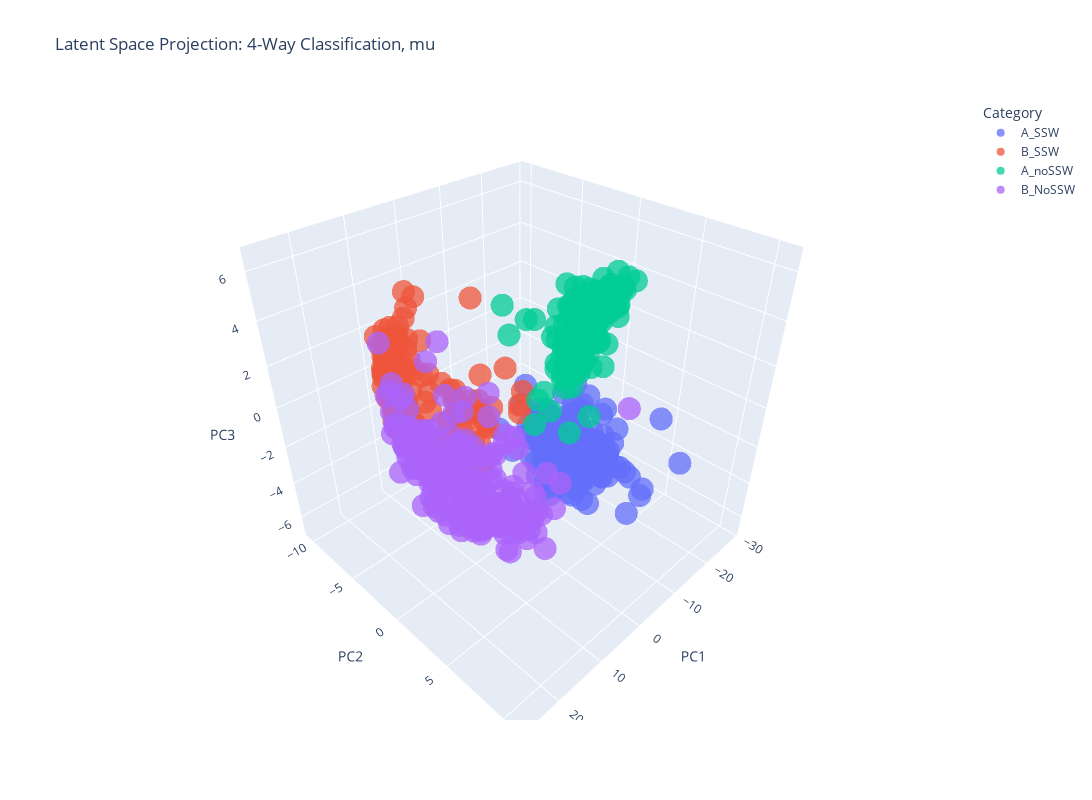

The cell this chart's notebook holds for it:
### Markdown cell above
# Principal Component Analysis

### Code cell
import numpy as np
import torch
import matplotlib.pyplot as plt
from matplotlib.backends.backend_pdf import PdfPages
from sklearn.decomposition import PCA
import plotly.express as px
import pandas as pd
import seaborn as sns

# Load data
data = np.load("long_run_310k.npy")
zonal_wind = data[:, 0, 63]
upper, lower = 53.8 / 2.8935, 7.41

def detect_transitions_A_to_B(u_series, upper, lower):
    transitions = []
    i = 1
    while i < len(u_series) - 1:
        if u_series[i - 1] > upper and u_series[i] <= upper:  # exited A
            j = i + 1
            while j < len(u_series) and u_series[j] <= upper:
                if u_series[j] < lower:  # entered B
                    transitions.append(i)
                    break
                j += 1
            i = j
        else:
            i += 1
    return np.array(transitions)


def detect_transitions_B_to_A(u_series, upper, lower):
    transitions = []
    i = 1
    while i < len(u_series) - 1:
        if u_series[i - 1] < lower and u_series[i] >= lower:  # exited B
            j = i + 1
            while j < len(u_series) and u_series[j] >= lower:
                if u_series[j] > upper:  # entered A
                    transitions.append(i)
                    break
                j += 1
            i = j
        else:
            i += 1
    return np.array(transitions)


ssw_indices_A = detect_transitions_A_to_B(zonal_wind, upper, lower)
ssw_indices_B = detect_transitions_B_to_A(zonal_wind, upper, lower)

transition_indices = np.union1d(ssw_indices_A, ssw_indices_B)
total_len = len(data)
non_ssw_sample_A = np.where((zonal_wind > upper) & (~np.isin(np.arange(total_len), transition_indices)))[0]

non_ssw_sample_B = np.where((zonal_wind < lower) & (~np.isin(np.arange(total_len), transition_indices)))[0]

n_samples = min(len(ssw_indices_A), len(non_ssw_sample_A), len(non_ssw_sample_B))
rng = np.random.default_rng(2026)
#302713
non_ssw_sample_A = rng.choice(non_ssw_sample_A, size=n_samples, replace=False)
non_ssw_sample_B = rng.choice(non_ssw_sample_B, size=n_samples, replace=False)

X = np.vstack([
    data[ssw_indices_A, 0],
    data[ssw_indices_B, 0],
    data[non_ssw_sample_A, 0],
    data[non_ssw_sample_B, 0]
]).astype(np.float32)

labels = (
    ["A_SSW"] * len(ssw_indices_A) +
    ["B_SSW"] * len(ssw_indices_B) +
    ["A_noSSW"] * len(ssw_indices_A) +
    ["B_NoSSW"] * len(ssw_indices_B)
)


model.eval()
# Encode data
with torch.no_grad():
    mu , _ = model.encode(torch.tensor(X, dtype=torch.float32).cuda())
    mu_np = mu.cpu().numpy()

print("Mu shpae: " , mu.shape)

# PCA
pca = PCA(n_components=3)
print(f"==>> pca: {pca}")

latent_3d = pca.fit_transform(mu_np)
print(f"==>> latent_3d: {latent_3d.shape}")


explained = pca.explained_variance_ratio_
total_explained = np.sum(explained)
print(f"Explained variance by PC1: {explained[0]:.4f}")
print(f"Explained variance by PC2: {explained[1]:.4f}")
print(f"Explained variance by PC3: {explained[2]:.4f}")

print(f"Total explained variance (PC1+2+3): {total_explained:.4f}")
# Build DataFrame
df = pd.DataFrame(latent_3d, columns=["PC1", "PC2", "PC3"] )
df["Category"] = labels

# Plot 3D PCA
fig = px.scatter_3d(df, x="PC1", y="PC2", z="PC3", color="Category",
                    opacity=0.75,
                    title="Latent Space Projection: 4-Way Classification, mu",
                     width=1200, height=800)
fig.show()


fig, axes = plt.subplots(3, 1, figsize=(12, 12), sharex=False)

components = ["PC1", "PC2", "PC3"]
colors = {
    "A_SSW": "green",
    "B_SSW": "purple",
    "A_noSSW": "dodgerblue",
    "B_NoSSW": "red"
}

for i, comp in enumerate(components):
    ax = axes[i]
    for label in df["Category"].unique():
        sns.histplot(
            df[df["Category"] == label][comp],
            bins=50,
            color=colors[label],
            alpha=0.6,
            label=label,
            ax=ax,
            kde=False
        )
    ax.set_title(f"Histogram of {comp} by Category")
    ax.set_xlabel(comp)
    ax.set_ylabel("Count")
    ax.legend()
    ax.grid(True)

plt.tight_layout()
plt.show()

fig, axes = plt.subplots(2, 1, figsize=(10, 8), sharex=True)

# --- PC2 Histogram: A group (A_SSW and A_noSSW) ---
for label in ["A_SSW", "A_noSSW"]:
    subset = df[df["Category"] == label]["PC2"]
    if not subset.empty:
        sns.histplot(subset, bins=50, color=colors[label], alpha=0.6, label=label, ax=axes[0], kde=False)

axes[0].set_title("PC2 Histogram: A_SSW vs A_noSSW")
axes[0].set_ylabel("Count")
axes[0].legend()
axes[0].grid(True)

# --- PC2 Histogram: B group (B_SSW and B_NoSSW) ---
for label in ["B_SSW", "B_NoSSW"]:
    subset = df[df["Category"] == label]["PC2"]
    if not subset.empty:
        sns.histplot(subset, bins=50, color=colors[label], alpha=0.6, label=label, ax=axes[1], kde=False)

axes[1].set_title("PC2 Histogram: B_SSW vs B_NoSSW")
axes[1].set_xlabel("PC2")
axes[1].set_ylabel("Count")
axes[1].legend()
axes[1].grid(True)

plt.tight_layout()
plt.show()

fig, axes = plt.subplots(2, 1, figsize=(10, 8), sharex=True)

# --- PC3 Histogram: A group (A_SSW and A_noSSW) ---
for label in ["A_SSW", "A_noSSW"]:
    subset = df[df["Category"] == label]["PC3"]
    if not subset.empty:
        sns.histplot(subset, bins=50, color=colors[label], alpha=0.6, label=label, ax=axes[0], kde=False)

axes[0].set_title("PC3 Histogram: A_SSW vs A_noSSW")
axes[0].set_ylabel("Count")
axes[0].legend()
axes[0].grid(True)

# --- PC3 Histogram: B group (B_SSW and B_NoSSW) ---
for label in ["B_SSW", "B_NoSSW"]:
    subset = df[df["Category"] == label]["PC3"]
    if not subset.empty:
        sns.histplot(subset, bins=50, color=colors[label], alpha=0.6, label=label, ax=axes[1], kde=False)

axes[1].set_title("PC3 Histogram: B_SSW vs B_NoSSW")
axes[1].set_xlabel("PC3")
axes[1].set_ylabel("Count")
axes[1].legend()
axes[1].grid(True)

plt.tight_layout()
plt.show()

### Figure 1 — Plotly figure (JSON) as saved in the notebook; plotly's stock layout.template omitted (floating-point values rounded to 4 significant figures; data arrays with more than 128 entries replaced by an {"elided": "..."} marker saying what was removed)
{"data": [{"hovertemplate": "Category=A_SSW<br>PC1=%{x}<br>PC2=%{y}<br>PC3=%{z}<extra></extra>", "legendgroup": "A_SSW", "marker": {"color": "#636efa", "opacity": 0.75, "symbol": "circle"}, "mode": "markers", "name": "A_SSW", "scene": "scene", "showlegend": true, "type": "scatter3d", "x": {"elided": "189 float values"}, "y": {"elided": "189 float values"}, "z": {"elided": "189 float values"}}, {"hovertemplate": "Category=B_SSW<br>PC1=%{x}<br>PC2=%{y}<br>PC3=%{z}<extra></extra>", "legendgroup": "B_SSW", "marker": {"color": "#EF553B", "opacity": 0.75, "symbol": "circle"}, "mode": "markers", "name": "B_SSW", "scene": "scene", "showlegend": true, "type": "scatter3d", "x": {"elided": "189 float values"}, "y": {"elided": "189 float values"}, "z": {"elided": "189 float values"}}, {"hovertemplate": "Category=A_noSSW<br>PC1=%{x}<br>PC2=%{y}<br>PC3=%{z}<extra></extra>", "legendgroup": "A_noSSW", "marker": {"color": "#00cc96", "opacity": 0.75, "symbol": "circle"}, "mode": "markers", "name": "A_noSSW", "scene": "scene", "showlegend": true, "type": "scatter3d", "x": {"elided": "189 float values"}, "y": {"elided": "189 float values"}, "z": {"elided": "189 float values"}}, {"hovertemplate": "Category=B_NoSSW<br>PC1=%{x}<br>PC2=%{y}<br>PC3=%{z}<extra></extra>", "legendgroup": "B_NoSSW", "marker": {"color": "#ab63fa", "opacity": 0.75, "symbol": "circle"}, "mode": "markers", "name": "B_NoSSW", "scene": "scene", "showlegend": true, "type": "scatter3d", "x": {"elided": "189 float values"}, "y": {"elided": "189 float values"}, "z": {"elided": "189 float values"}}], "layout": {"height": 800, "legend": {"title": {"text": "Category"}, "tracegroupgap": 0}, "scene": {"domain": {"x": [0, 1], "y": [0, 1]}, "xaxis": {"title": {"text": "PC1"}}, "yaxis": {"title": {"text": "PC2"}}, "zaxis": {"title": {"text": "PC3"}}}, "title": {"text": "Latent Space Projection: 4-Way Classification, mu"}, "width": 1200}}
